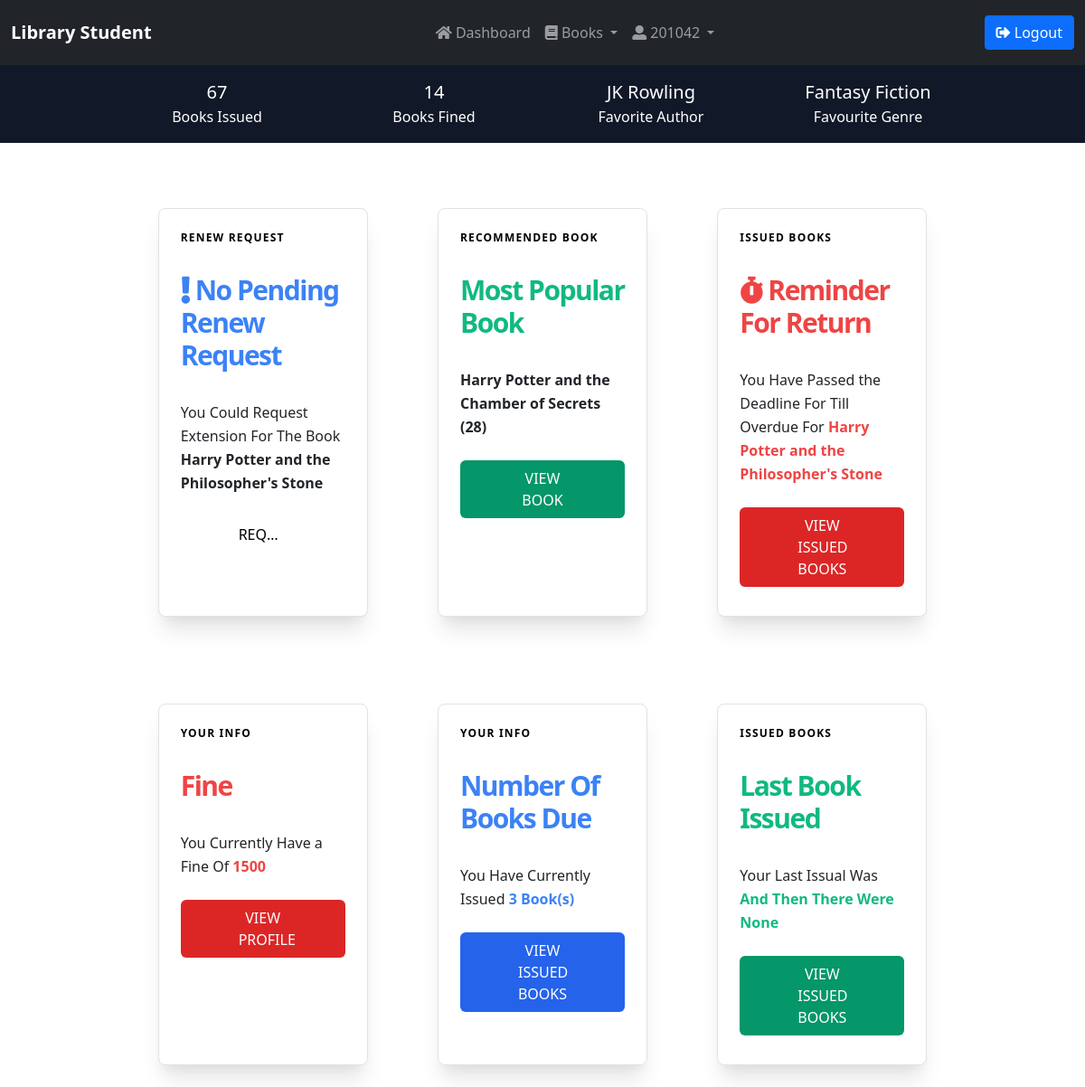
The app's page / (signed in), older data.
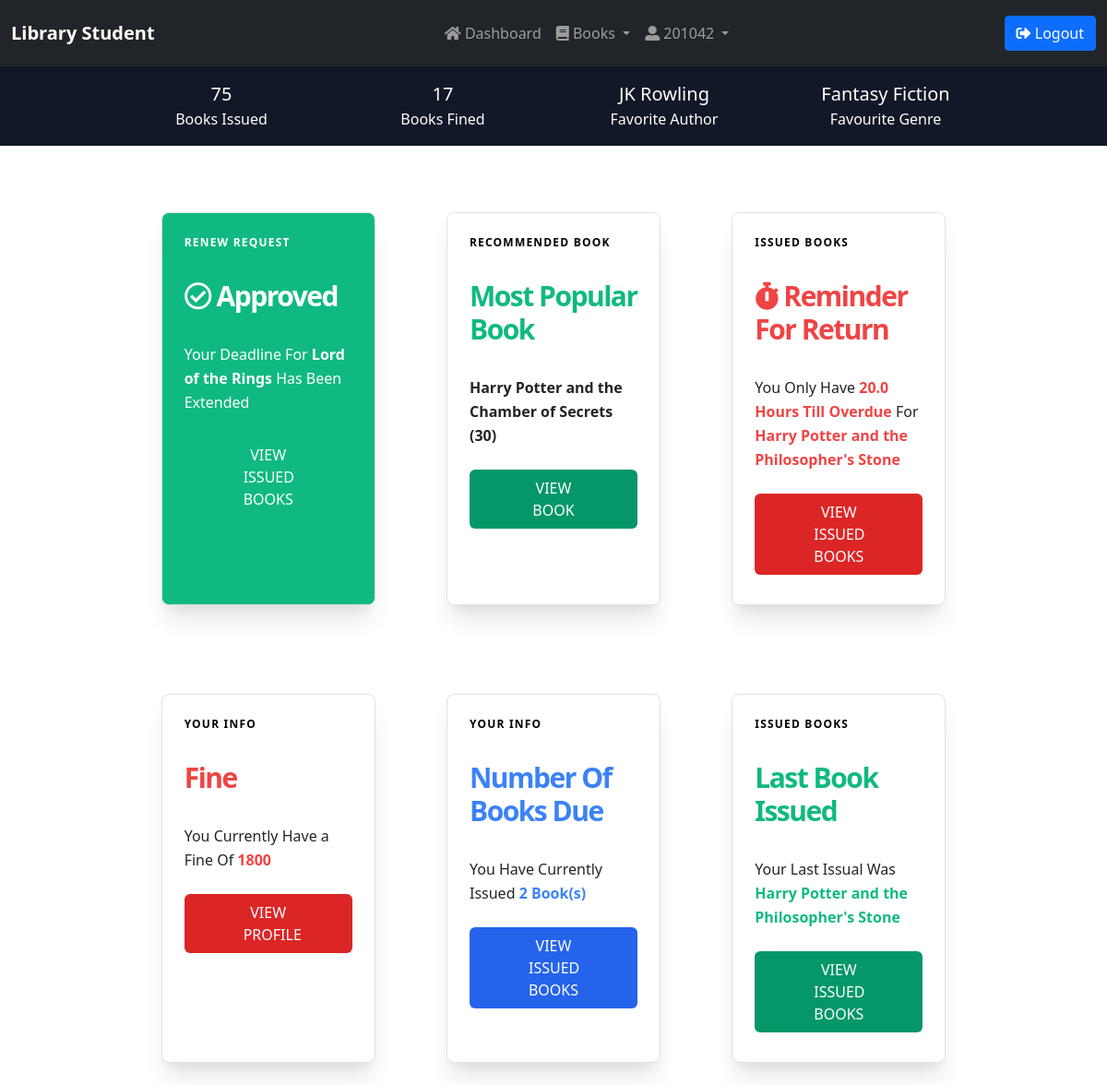
The same page, newer data.
### library/models.py (models this page shows, shortened)
class IssueBook(models.Model):
    student = models.ForeignKey('Student', on_delete=models.CASCADE)
    borrowed_book = models.ForeignKey('BookIndividual', on_delete = models.SET_NULL , null=True, blank=True)
    issue_date = models.DateTimeField(null=True,blank=True)
    expected_return_date = models.DateTimeField(null=True,blank=True)
    is_returned = models.BooleanField(default=False)

class BookIndividual(models.Model):
    id = models.UUIDField(primary_key=True, default=uuid.uuid4)
    book = models.ForeignKey('Book', on_delete=models.CASCADE, null=True)
    edition = models.IntegerField(default=0)
    LOAN_STATUS = ( ('o', 'Not Available'), ('a', 'Available'))
    status = models.CharField( max_length=1, choices=LOAN_STATUS, blank=True, default='a', help_text='')
    class Meta:
        ordering = ['-edition']

class Book(models.Model):
    title = models.CharField(max_length=200)
    author = models.ForeignKey('Author', on_delete=models.SET_NULL, null=True)
    summary = models.TextField(max_length=1000)
    isbn = models.CharField('ISBN', max_length=13, unique=True)
    genre = models.ManyToManyField(Genre)
    language = models.ForeignKey('Language', on_delete=models.SET_NULL, null=True)

class Student(models.Model):
    user = models.OneToOneField(User, on_delete=models.CASCADE)
    roll_no = models.CharField(max_length=10)
    name = models.CharField(max_length=20)
    branch = models.CharField(max_length=3)
    DEPT = ( ('1', 'CSE'), ('2', 'ECE'), ('3','EEE'),('4','ME'))
    department = models.CharField(max_length=1, choices=DEPT, blank=True, default='1')
    BAT = (('1','2017'),('2','2018'),('3','2019'),('4','2020'))
    batch = models.CharField(max_length=1, choices=BAT, blank=True, default='4')
    SEM = (('1','1'),('2','2'),('3','3'),('4','4'),('5','5'),('6','6'),('7','7'),('8','8'))
    semester = models.CharField(max_length=1, choices=SEM, blank=True, default='1')
    fine = models.IntegerField(default=0)
    email=models.EmailField()
    class Meta:
        ordering = ['roll_no']
    def num_books(self):
        return IssueBook.objects.filter(student=self, is_returned=False).count()

class RenewRequest(models.Model):
    staff = models.ForeignKey(Staff, on_delete=models.SET_NULL, null=True, blank=True)
    book = models.OneToOneField('IssueBook',  on_delete = models.CASCADE , null=True, blank=True)
    REQUEST_STATUS = (('p', 'Pending'), ('a', 'Approved'),('d','Denied'))
    request = models.CharField(max_length=1, choices=REQUEST_STATUS, blank=True, default='p')
    date = models.DateTimeField(null=True,blank=True)
    def is_approv(self):
        if self.request=='a':
            return True
        return False

### library/views.py (the view)
# urls.py: path('', View_Dashboard, name='dashboard'),
def View_Dashboard(request):
	if request.user.is_staff:
		return redirect('/staff')
	if request.user.is_authenticated:
		flag1=flag2=flag3=False
		student=Student.objects.get(user=request.user)
		c_i=IssueBook.objects.all().count()
		if IssueBook.objects.filter(student=student).exists():
		    exists=True
		    ci=IssueBook.objects.filter(student=student)
		    cic=ci.count()
		    cr=ReturnBook.objects.filter(borrowed_book__student=student).count()
		    crf=ReturnBook.objects.filter(borrowed_book__student=student,is_fined=True).count()
		    res = ci.values('borrowed_book__book__genre__name').annotate(count=Count('borrowed_book'))
		    re = res.order_by('-count').first()
		    genrename = re['borrowed_book__book__genre__name']
		    author = ci.values('borrowed_book__book__author__name').annotate(count=Count('borrowed_book')).order_by('-count').first()
		    a=author['borrowed_book__book__author__name']
		else:
		    exists=False
		if c_i:
			result = IssueBook.objects.values('borrowed_book__book__title').annotate(count=Count('borrowed_book'))
			r=result.order_by('-count').first()
			name=r['borrowed_book__book__title']
			number_of_time_issued = r['count']
			book = Book.objects.get(title=name)
		c=IssueBook.objects.filter(student=student, is_returned=False).count()
		i2=IssueBook.objects.filter(student=student).order_by('-issue_date').first()
		if c:
			i1=IssueBook.objects.filter(student=student, is_returned=False).order_by('expected_return_date').first()
			time1 = i1.expected_return_date
			time=timezone.now()
			time1-=time
			if time1.total_seconds()<0:
				flag3=True
			else:
				time_left = time1.total_seconds()//3600
				if time_left==0:
					flag1=True
					time_left = time1.total_seconds()//60
				if time_left==0:
					flag2=True
					time_left = time1.total_seconds()
		rr=False
		if RenewRequest.objects.filter(book__student=student,book__is_returned=False).exists():
			rr=True
			if RenewRequest.objects.filter(book__student=student,request='p',book__is_returned=False).exists():
				renew = RenewRequest.objects.get(book__student=student,request='p',book__is_returned=False)
			else:
				renew = RenewRequest.objects.filter(Q(book__student=student)&Q(book__is_returned=False)&(Q(request='a')|Q(request='d'))).order_by('-date').first()
	return render(request, "Dashboard.html", locals())

### library/templates/Dashboard.html (shortened to what the changed rows need)
<!doctype html>
<html lang="en">
  <head>
    {% include 'csscdn.html' %}
  </head>
  <body>
{% if user.is_authenticated %}
{% if exists %}
<section class="text-white bg-gray-900 body-font">
  <div class="container px-5 py-2 x-auto">
    <div class="flex flex-wrap -m-4 text-center">
      <div class="p-4 sm:w-1/4 w-1/2">
        <h2 class="title-font font-medium sm:text-l text-xl text-white">{{cic}}</h2>
        <p class="leading-relaxed">Books Issued</p>
      </div>
      <div class="p-4 sm:w-1/4 w-1/2">
        <h2 class="title-font font-medium sm:text-l text-xl text-white">{{crf}}</h2>
        <p class="leading-relaxed">Books Fined</p>
      </div>
      <div class="p-4 sm:w-1/4 w-1/2">
        <h2 class="title-font font-medium sm:text-l text-xl text-white">{{a}}</h2>
        <p class="leading-relaxed">Favorite Author</p>
      </div>
      <div class="p-4 sm:w-1/4 w-1/2">
        <h2 class="title-font font-medium sm:text-l text-xl text-white">{{genrename}}</h2>
        <p class="leading-relaxed">Favourite Genre</p>
      </div>
    </div>
  </div>
</section>
{% endif %}
	<div class="container items-center px-5 py-12 lg:px-20">
  <div class="flex flex-wrap ">
  	{% if rr %}
	  	{% if renew.is_approv %}
	    <div class="w-full mx-auto my-4 bg-green-500 border rounded-lg shadow-xl lg:w-1/4">
	      <div class="p-6">
	        <h2 class="mb-8 text-xs font-semibold tracking-widest text-white uppercase title-font">Renew Request</h2>
	        <h4 class="mb-8 text-2xl font-semibold leading-none tracking-tighter text-black lg:text-3xl title-font text-white"><i class="far fa-check-circle"></i> Approved</h4>
	        <p class="mb-3 text-base leading-relaxed text-white">Your Deadline For <span class="font-bold"> {{renew.book.borrowed_book.book.title}}</span> Has Been Extended</p>
	        <a href="{% url 'all_issued' %}"><button class="w-full px-16 py-2 my-2 text-base font-medium text-white transition duration-500 ease-in-out transform border-black rounded-md focus:shadow-outline focus:outline-none focus:ring-2 ring-offset-current ring-offset-2 hover:bg-blue-900 uppercase">View issued books</button></a>
	      </div>
	    </div>
	  	{% endif %}
    {% else %}
    <div class="w-full mx-auto my-4 bg-white border rounded-lg shadow-xl lg:w-1/4">
      <div class="p-6">
        <h2 class="mb-8 text-xs font-semibold tracking-widest text-black uppercase title-font">Renew Request</h2>
        <h4 class="mb-8 text-2xl font-semibold leading-none tracking-tighter text-black lg:text-3xl title-font text-blue-500"><i class="fas fa-exclamation"></i> No Pending Renew Request</h4>
        {% if c %}<p class="mb-3 text-base leading-relaxed text-blueGray-500">You Could Request Extension For The Book<span class="font-bold"> {{i1.borrowed_book.book.title}}</span></p>
        <a href="{% url 'book_renew' pk=i1.id %}" class="uppercase"><button class="w-full px-16 py-2 my-2 text-base font-medium text-black transition duration-500 ease-in-out transform border-black rounded-md focus:shadow-outline focus:outline-none focus:ring-2 ring-offset-current ring-offset-2 hover:bg-blue-900 hover:text-white uppercase truncate">Request Renewal</button></a>
        {% endif %}
      </div>
    </div>
    {% endif %}
    <div class="w-full mx-auto my-4 bg-white border rounded-lg shadow-xl lg:w-1/4">
      <div class="p-6">
        <h2 class="mb-8 text-xs font-semibold tracking-widest text-black uppercase title-font">Recommended Book</h2>
        <h4 class="mb-8 text-2xl font-semibold leading-none tracking-tighter text-black lg:text-3xl title-font text-green-500">Most Popular Book</h4>
        <p class="mb-3 font-semibold text-base leading-relaxed text-blueGray-500">{{book.title}} ({{number_of_time_issued}})</p>
        <a href="{% url 'book' pk=book.id%}"><button class="w-full px-16 py-2 my-2 text-base font-medium text-white transition duration-500 ease-in-out transform border-black rounded-md bg-green-600 focus:shadow-outline focus:outline-none focus:ring-2 ring-offset-current ring-offset-2 hover:bg-blue-900 uppercase">View Book</button></a>
      </div>
    </div>
    <div class="w-full mx-auto my-4 bg-white border rounded-lg shadow-xl lg:w-1/4">
      <div class="p-6">
        <h2 class="mb-8 text-xs font-semibold tracking-widest text-black uppercase title-font">Issued Books</h2>
        <h4 class="mb-8 text-2xl font-semibold leading-none tracking-tighter text-black lg:text-3xl title-font text-red-500"><i class="fas fa-stopwatch"></i> Reminder For Return</h4>
        {% if c %}
        {% if flag3 %}
				<p class="mb-3 text-base leading-relaxed text-blueGray-500">You Have Passed the Deadline For
				{% else %}
        <p class="mb-3 text-base leading-relaxed text-blueGray-500"> You Only Have
        <span class="text-red-500 font-bold">
        {{time_left}}
			  {% if flag1 %} Minutes
			  {% elif flag2 %} Seconds
			  {% else %} Hours
			  {% endif %}
			  {% endif %}
        Till Overdue</span> For
        <span class="text-red-500 font-bold">{{i1.borrowed_book.book.title}}</span></p>
        <a href="{% url 'all_issued' %}"><button class="w-full px-16 py-2 my-2 text-base font-medium text-white transition duration-500 ease-in-out transform border-black rounded-md bg-red-600 focus:shadow-outline focus:outline-none focus:ring-2 ring-offset-current ring-offset-2 hover:bg-green-900 uppercase">View issued books</button></a>
        {% endif %}
      </div>
    </div>
  </div>
</div>
<div class="container items-center px-5 lg:px-20">
  <div class="flex flex-wrap ">
    <div class="w-full mx-auto my-4 bg-white border rounded-lg shadow-xl lg:w-1/4">
      <div class="p-6">
        <h2 class="mb-8 text-xs font-semibold tracking-widest text-black uppercase title-font">Your Info</h2>
        <h4 class="mb-8 text-2xl font-semibold leading-none tracking-tighter text-black lg:text-3xl title-font text-red-500">Fine</h4>
        <p class="mb-3 text-base leading-relaxed text-blueGray-500"> You Currently Have a Fine Of <span class="text-red-500 font-semibold">{{student.fine}}</span></p>
        <a href="/profile"><button class="w-full px-16 py-2 my-2 text-base font-medium text-white transition duration-500 ease-in-out transform border-black rounded-md bg-red-600 focus:shadow-outline focus:outline-none focus:ring-2 ring-offset-current ring-offset-2 hover:bg-blue-900 uppercase">View profile</button></a>
      </div>
    </div>
    <div class="w-full mx-auto my-4 bg-white border rounded-lg shadow-xl lg:w-1/4">
      <div class="p-6">
        <h2 class="mb-8 text-xs font-semibold tracking-widest text-black uppercase title-font">Your Info</h2>
        <h4 class="mb-8 text-2xl font-semibold leading-none tracking-tighter text-black lg:text-3xl title-font text-blue-500">Number Of Books Due</h4>
        <p class="mb-3 text-base leading-relaxed text-blueGray-500"> You Have Currently Issued <span class="text-blue-500 font-semibold">{{student.num_books}} Book(s) </span></p>
        <a href="{% url 'all_issued' %}"><button class="w-full px-16 py-2 my-2 text-base font-medium text-white transition duration-500 ease-in-out transform border-black rounded-md bg-blue-600 focus:shadow-outline focus:outline-none focus:ring-2 ring-offset-current ring-offset-2 hover:bg-blue-900 uppercase">View issued books</button></a>
      </div>
    </div>
    <div class="w-full mx-auto my-4 bg-white border rounded-lg shadow-xl lg:w-1/4">
      <div class="p-6">
        <h2 class="mb-8 text-xs font-semibold tracking-widest text-black uppercase title-font">Issued Books</h2>
        <h4 class="mb-8 text-2xl font-semibold leading-none tracking-tighter text-black lg:text-3xl title-font text-green-500">Last Book Issued</h4>
        <p class="mb-3 text-base leading-relaxed text-blueGray-500"> Your Last Issual Was <span class="text-green-500 font-bold">{{i2.borrowed_book.book.title}}</span></p>
        <a href="{% url 'all_issued' %}"><button class="w-full px-16 py-2 my-2 text-base font-medium text-white transition duration-500 ease-in-out transform border-black rounded-md bg-green-600 focus:shadow-outline focus:outline-none focus:ring-2 ring-offset-current ring-offset-2 hover:bg-blue-900 uppercase">View issued books</button></a>
      </div>
    </div>
  </div>
</div>
{% endif %}
  </body>
</html>

Row changes from the older to the newer data that the page shows:
no longer on this page (row edited): IssueBook: borrowed_book.book "And Then There Were None"
added RenewRequest: book.borrowed_book.book "Lord of the Rings"
changed Student: fine "1500" → "1800"; num_books "3" → "2"
Text that changed along with them:
{{ cic }}: "67" → "75"
{{ crf }}: "14" → "17"
{{ number_of_time_issued }}: "28" → "30"
{{ time_left }}: (not shown) → "20.0"
text no longer shown: "No Pending Renew Request You Could Request Extension For The Book REQ… You Have Passed the Deadline For"
text now shown: "Approved Your Deadline For Has Been Extended VIEW ISSUED BOOKS You Only Have Hours"
